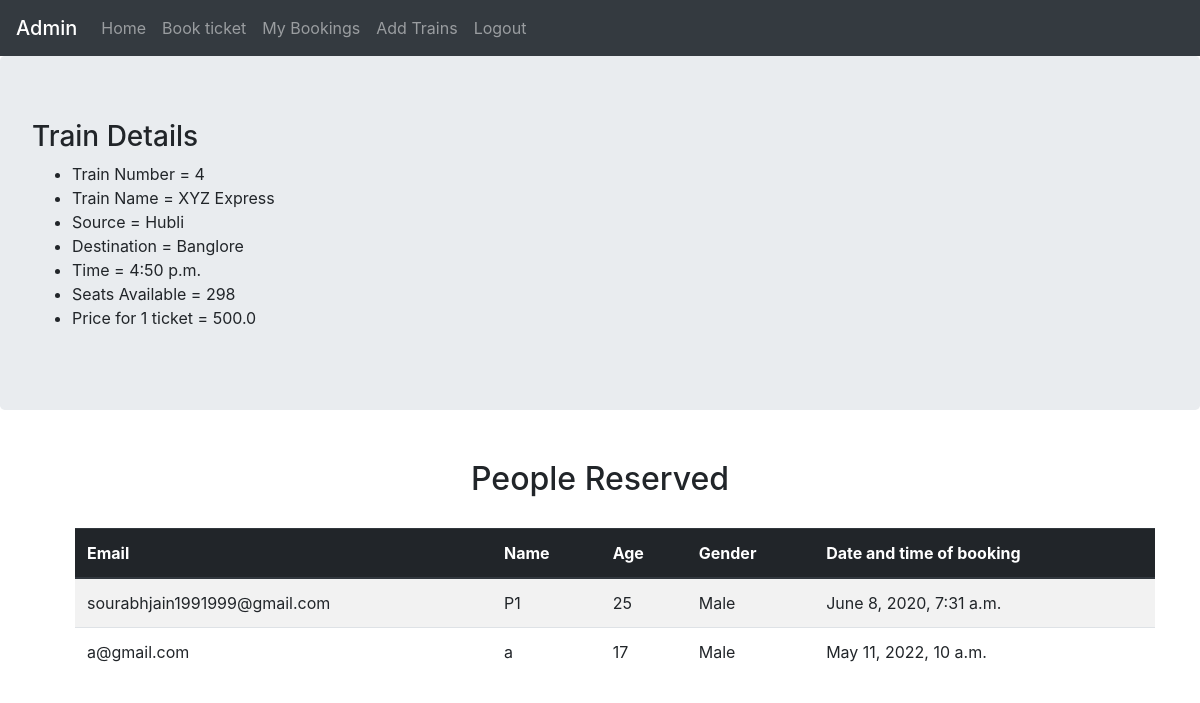
/reservation/4 (signed in), run on the app's committed database.
### reservation/models.py (models this page shows)
class trains(models.Model):
    train_name=models.CharField(max_length=50)
    source=models.CharField(max_length=50)
    destination=models.CharField(max_length=50)
    time=models.TimeField(auto_now=False, auto_now_add=False)
    price=models.FloatField(default=120)
    seats_available=models.IntegerField()

class person(models.Model):
    name=models.CharField(max_length=50)
    age=models.IntegerField()
    gender=models.CharField(max_length=50)
    email=models.EmailField(max_length=254)
    date_and_time_of_booking=models.DateTimeField(auto_now_add=True)
    train=models.ForeignKey('trains', on_delete=models.CASCADE)

### reservation/views.py (the view)
# urls.py: path('<train_id>',views.train_id,name="train_id"),
def train_id(request, train_id):
    if not request.user.is_superuser:
        return render(request, './error.html', {'msg': "Not an Admin"})
    l = trains.objects.get(pk=train_id)
    persons = l.person_set.all()
    context = {
        'train': l,
        'persons': persons
    }
    return render(request, './viewperson.html', context)

### reservation/templates/viewperson.html
{% extends "./base.html" %}
{% block content %}
<body>
    <div class='jumbotron'>
        <h3> Train Details </h3>
        <ul>
            <li>Train Number = {{train.pk}}</li>
            <li>Train Name = {{train.train_name}}</li>
            <li>Source = {{train.source}}</li>
            <li>Destination = {{train.destination}}</li>
            <li>Time = {{train.time}}</li>
            <li>Seats Available = {{train.seats_available}}</li>
            <li>Price for 1 ticket = {{train.price}}</li>
        </ul>
    </div>
    <div style="margin-top: 50px;">
        <center><h2>People Reserved</h2></center>
        <table class="table table-striped" style="width: 90%;margin-left:75px ;margin-top: 30px;">
            <thead class="thead-dark">
                <tr>
                    <th scope="col">Email</th>
                    <th scope="col">Name</th>
                    <th scope="col">Age</th>
                    <th scope="col">Gender</th>
                    <th scope="col">Date and time of booking</th>
                </tr>
            </thead>
            <tbody>
                {%for p in persons%}
                <tr>
                    <td>{{p.email}}</td>
                    <td>{{p.name}}</td>
                    <td>{{p.age}}</td>
                    <td>{{p.gender}}</td>
                    <td>{{p.date_and_time_of_booking}}</td>
                </tr>
                {% endfor %}
            </tbody>
        </table>
    </div>
</body>
{% endblock %}

### data on the page
trains: pk "4", train_name "XYZ Express", source "Hubli", destination "Banglore", time "4:50 p.m.", seats_available "298", price "500.0"
person: email "sourabhjain1991999@gmail.com", name "P1", age "25", gender "Male", date_and_time_of_booking "June 8, 2020, 7:31 a.m."
person: email "a@gmail.com", name "a", age "17", gender "Male", date_and_time_of_booking "May 11, 2022, 10 a.m."
